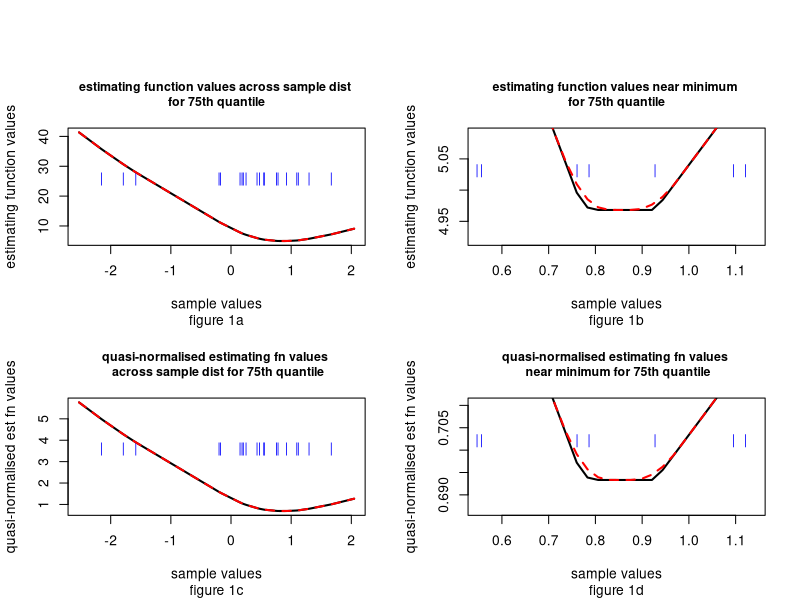
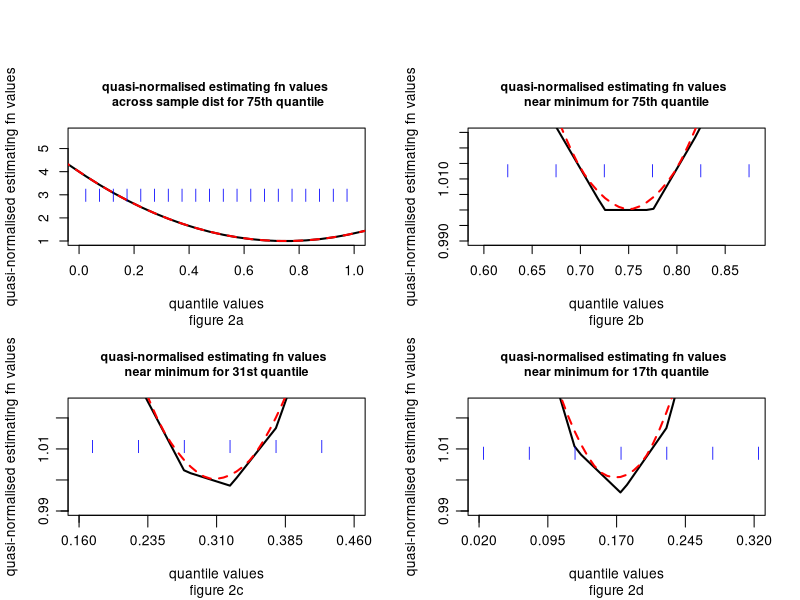
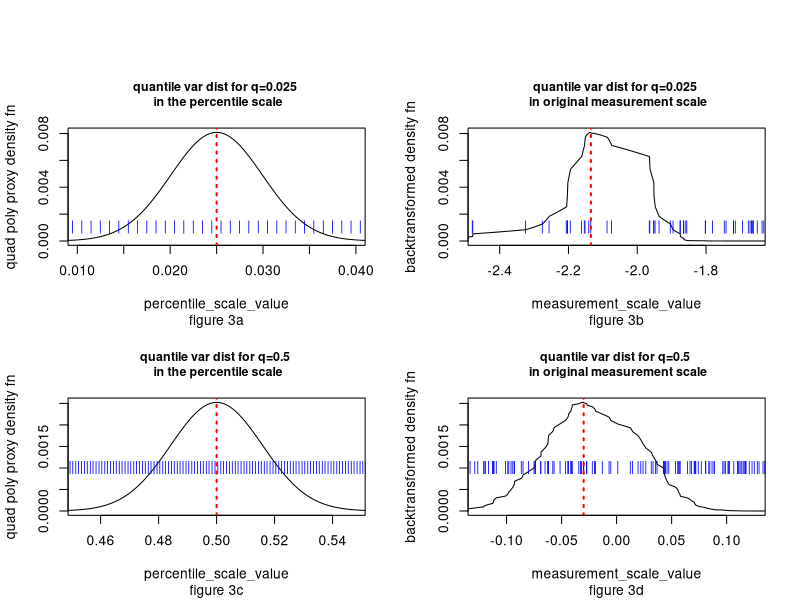

These charts were generated, in order, by the following R code:
## ---- chunk 1
# setwd("d:/courses/research/quantile_regression")
## ---- chunk 2
# setwd("d:/courses/research/quantile_regression")
# define quantile estimating functions

# unnormalised

q_est_fn <- function(theta,x_array,grid_pt) {
  sum(ifelse(x_array >= grid_pt,theta*abs(x_array-grid_pt),(1-theta)*abs(x_array-grid_pt)))
}

# normalised

q_est_fn_norm <- function(theta,x_array,grid_pt) {
  sum(ifelse(x_array >= grid_pt,abs(x_array-grid_pt)/(1-theta),abs(x_array-grid_pt)/theta))/(n_obs*(abs(max(x_array))+abs(min(x_array)))/2)
}

# select suitable grid search span

grid_pts <- function(x_array) {
  min_x <- min(x_array);
  max_x <- max(x_array);
  ext_lgth <- abs(quantile(x_array,.75)-quantile(x_array,.25))
  seq(min_x-0.5*ext_lgth,max_x+0.5*ext_lgth,length.out=10*length(x_array))
  }

# deriving a specific example

# obtain unweighted sample of continuous distribution

set.seed(5923)
x_sample <- rnorm(20,0,1)#seq(0.025,.975,length.out=20)#
n_obs <- length(x_sample)

search_grid <- grid_pts(x_sample)

# set quantile point of interest

q_pt <- 0.75

# setting fine mesh for moving average smoothing estimates

span_obs <- quantile(x_sample,.75)-quantile(x_sample,.25)
pts_local <- seq(-50,50,100/n_obs)*.05*span_obs/40
mov_avgwgt <- c(0.5/n_obs,rep(1/n_obs,n_obs-1),0.5/n_obs) 

# obtain search grid results

# regular function

q_est_fn_results <- 0
q_est_fn_smthresults <- 0
sub_results <- 0

for (i in 1:length(search_grid)) {
  q_est_fn_results[i] <- q_est_fn(q_pt,x_sample,search_grid[i])
  for (j in 1:length(pts_local)) {
    sub_results[j] <- q_est_fn(q_pt,x_sample,search_grid[i]+pts_local[j]);
    }
q_est_fn_smthresults[i] <- sum(mov_avgwgt*sub_results)
  }
  
par(mfrow=c(2,2))
par(fig=c(0,0.5,0.45,0.9))

plot(y=q_est_fn_results,x=search_grid,type="l",lwd=2,xlab="sample values",ylab="estimating function values",main=paste("estimating function values across sample dist","\nfor 75th quantile"),sub="figure 1a",cex.main=0.9)
points(y=rep(quantile(q_est_fn_results,.75),length(x_sample)),x=x_sample,col="blue",pch="|")
lines(y=q_est_fn_smthresults,x=search_grid,col="red",lwd=2,lty=2)

par(fig=c(0.5,1,0.45,0.9), new=TRUE)

plot(y=q_est_fn_results,x=search_grid,type="l",lwd=2,ylim=c(0.99*min(q_est_fn_results),1.025*min(q_est_fn_results)),xlim=c(quantile(x_sample,q_pt-.15),quantile(x_sample,q_pt+.15)),xlab="sample values",ylab="estimating function values",main=paste("estimating function values near minimum","\nfor 75th quantile"),sub="figure 1b",cex.main=0.9)
points(y=rep(1.0125*min(q_est_fn_results),length(x_sample)),x=x_sample,col="blue",pch="|")
lines(y=q_est_fn_smthresults,x=search_grid,col="red",lwd=2,lty=2)



q_est_fn_normsmthresults <- 0
q_est_fn_normresults <- 0
for (i in 1:length(search_grid)) {
  q_est_fn_normresults[i] <- q_est_fn_norm(q_pt,x_sample,search_grid[i])
  for (j in 1:length(pts_local)) {
    sub_results[j] <- q_est_fn_norm(q_pt,x_sample,search_grid[i]+pts_local[j])
#    print(paste(i,j,sub_results[j]))
    }
q_est_fn_normsmthresults[i] <- sum(mov_avgwgt*sub_results)
  }

par(fig=c(0,0.5,0,0.45), new=TRUE)

plot(y=q_est_fn_normresults,x=search_grid,type="l",lwd=2,xlab="sample values",ylab="quasi-normalised est fn values",main=paste("quasi-normalised estimating fn values","\n across sample dist for 75th quantile"),sub="figure 1c",cex.main=0.9)
points(y=rep(quantile(q_est_fn_normresults,.75),length(x_sample)),x=x_sample,col="blue",pch="|")
lines(y=q_est_fn_normsmthresults,x=search_grid,col="red",lty=2,lwd=2)

par(fig=c(0.5,1,0,0.45), new=TRUE)

plot(y=q_est_fn_normresults,x=search_grid,type="l",lwd=2,ylim=c(0.99*min(q_est_fn_normresults),1.025*min(q_est_fn_normresults)),xlim=c(quantile(x_sample,q_pt-.15),quantile(x_sample,q_pt+.15)),xlab="sample values",ylab="quasi-normalised est fn values",main=paste("quasi-normalised estimating fn values","\n near minimum for 75th quantile"),sub="figure 1d",cex.main=0.9)
points(y=rep(1.0125*min(q_est_fn_normresults),length(x_sample)),x=x_sample,col="blue",pch="|")
lines(y=q_est_fn_normsmthresults,x=search_grid,col="red",lwd=2,lty=2)



## ---- chunk 3
# setwd("d:/courses/research/quantile_regression")

# deriving a specific example

# define percentile scale unweighted sample of continuous distribution

set.seed(5923)
x_sample <- seq(0.025,0.975,length.out=20)
n_obs <- length(x_sample)

search_grid <- grid_pts(x_sample)

# set quantile point of interest

q_pt <- 0.75

# setting fine mesh for moving average smoothing estimates

span_obs <- quantile(x_sample,.75)-quantile(x_sample,.25)
pts_local <- seq(-50,50,100/n_obs)*.05*span_obs/40
mov_avgwgt <- c(0.5/n_obs,rep(1/n_obs,n_obs-1),0.5/n_obs) 

# obtain search grid results

q_est_fn_normsmthresults <- 0
q_est_fn_normresults <- 0
for (i in 1:length(search_grid)) {
  q_est_fn_normresults[i] <- q_est_fn_norm(q_pt,x_sample,search_grid[i])
  for (j in 1:length(pts_local)) {
    sub_results[j] <- q_est_fn_norm(q_pt,x_sample,search_grid[i]+pts_local[j])
#    print(paste(i,j,sub_results[j]))
    }
q_est_fn_normsmthresults[i] <- sum(mov_avgwgt*sub_results)
  }

par(mfrow=c(2,2))
par(fig=c(0,0.5,0.45,0.9))

plot(y=q_est_fn_normresults,x=search_grid,type="l",lwd=2,xlim=c(0,1),xlab="quantile values",ylab="quasi-normalised estimating fn values",main=paste("quasi-normalised estimating fn values","\n across sample dist for 75th quantile"),sub="figure 2a",cex.main=0.9)
points(y=rep(quantile(q_est_fn_normresults,.75),length(x_sample)),x=x_sample,col="blue",pch="|")
lines(y=q_est_fn_normsmthresults,x=search_grid,col="red",lty=2,lwd=2)

par(fig=c(0.5,1,0.45,0.9), new=TRUE)

plot(y=q_est_fn_normresults,x=search_grid,type="l",lwd=2,ylim=c(0.99*min(q_est_fn_normresults),1.025*min(q_est_fn_normresults)),xlim=c(quantile(x_sample,q_pt-.15),quantile(x_sample,q_pt+.15)),xlab="quantile values",ylab="quasi-normalised estimating fn values",main=paste("quasi-normalised estimating fn values ","\nnear minimum for 75th quantile"),sub="figure 2b",cex.main=0.9)
points(y=rep(1.0125*min(q_est_fn_normresults),length(x_sample)),x=x_sample,col="blue",pch="|")
lines(y=q_est_fn_normsmthresults,x=search_grid,col="red",lwd=2,lty=2)

# create general function for quasi-normalised function

# obtain search grid results

q_norm <- function(q_pt,x_sample,search_grid,pts_local,mov_avgwgt) {
  q_est_fn_normsmthresults <- 0
q_est_fn_normresults <- 0
for (i in 1:length(search_grid)) {
  q_est_fn_normresults[i] <- q_est_fn_norm(q_pt,x_sample,search_grid[i])
  for (j in 1:length(pts_local)) {
    sub_results[j] <- q_est_fn_norm(q_pt,x_sample,search_grid[i]+pts_local[j])
#    print(paste(i,j,sub_results[j]))
    }
q_est_fn_normsmthresults[i] <- sum(mov_avgwgt*sub_results)
  }

list(cbind(q_est_fn_normresults,q_est_fn_normsmthresults))
}


par(fig=c(0,.5,0,0.45), new=TRUE)

q_pt <- .31
q_norm_31 <- q_norm(q_pt,x_sample,search_grid,pts_local,mov_avgwgt)

output <- as.data.frame(q_norm_31)

plot(y=output[,1],x=search_grid,type="l",lwd=2,ylim=c(0.99,1.025),xlim=c(q_pt-.15,q_pt+.15),xaxt="n",yaxt="n",sub="figure 2c",xlab="quantile values",ylab="quasi-normalised estimating fn values",main=paste("quasi-normalised estimating fn values ","\nnear minimum for 31st quantile"),cex.main=0.9)
axis(1, at=seq(q_pt-.15,q_pt+.15), label=F, tick=T, tck=-.06)
axis(1, at=seq(q_pt-.15,q_pt+.15,length.out=5), tck=-.1)
axis(2, at=seq(0.99,1.025), label=F, tick=T, tck=-.06)
axis(2, at=seq(0.99,1.02,length.out=4), tck=-.1)

points(y=rep(1.0125*min(output[,1]),length(x_sample)),x=x_sample,col="blue",pch="|")
lines(y=output[,2],x=search_grid,col="red",lwd=2,lty=2)

par(fig=c(0.5,1,0,0.45), new=TRUE)

q_pt <- .17
q_norm_17 <- q_norm(q_pt,x_sample,search_grid,pts_local,mov_avgwgt)

output <- as.data.frame(q_norm_17)
plot(y=output[,1],x=search_grid,type="l",lwd=2,ylim=c(0.99,1.025),xlim=c(q_pt-.15,q_pt+.15),xaxt="n",yaxt="n",sub="figure 2d",xlab="quantile values",ylab="quasi-normalised estimating fn values",main=paste("quasi-normalised estimating fn values ","\nnear minimum for 17th quantile"),cex.main=0.9)
axis(1, at=seq(q_pt-.15,q_pt+.15), label=F, tick=T, tck=-.06)
axis(1, at=seq(q_pt-.15,q_pt+.15,length.out=5), tck=-.1)
axis(2, at=seq(0.99,1.025), label=F, tick=T, tck=-.06)
axis(2, at=seq(0.99,1.02,length.out=4), tck=-.1)

points(y=rep(1.0125*min(output[,1]),length(x_sample)),x=x_sample,col="blue",pch="|")
lines(y=output[,2],x=search_grid,col="red",lwd=2,lty=2)


## ---- chunk 4
# setwd("d:/courses/research/quantile_regression")

table_out <- matrix(data=rep(1,44),nrow=11,ncol=4,dimnames=list(c(1:11),c("quantile_pt","sq_coeff","lin_coeff","intercept")))


x_grid <- seq(0,1,length.out=1000)
x_sq <- seq(0,1,length.out=1000)^2
q_pts <- c(.01,.1,.25,1/3,.4,.5,.6,2/3,.75,.9,.99)
for (i in 1:11) {
  

output <- as.data.frame(q_norm(q_pts[i],x_sample,x_grid,pts_local,mov_avgwgt))
#plot(y=output[,2],x=x_grid)
model <- lm(output[,2]~x_grid+x_sq)
out_model <- as.numeric(unlist(model[1]))


table_out[i,] <- c(q_pts[i],out_model[3],out_model[2],out_model[1])

}
table_out



## ---- chunk 5

# setwd("d:/courses/research/variance")
library("quantreg")

# small sample size 1000 
set.seed(971)
samp <- rnorm(1000,0,1)
n_samp <- length(samp)

# quantreg estimates of X distribution values for given $\theta$ values

taus = c(.025,.1,.25,.5,.75,.9,.975)

q_var <- sqrt(taus*(1-taus)/n_samp)


grid_int <- seq(0,1,length.out=10000)
n_grid <- length(grid_int)


n_row <- length(taus)

qr_dat <- matrix(c(1:1*n_row),nrow=n_row,ncol=1,
                           dimnames=list(taus,c("beta0")))
qp_lstd <- matrix(c(1:1*n_row),nrow=n_row,ncol=1,
                           dimnames=list(taus,c("lstd")))
qp_ustd <- matrix(c(1:1*n_row),nrow=n_row,ncol=1,
                           dimnames=list(taus,c("ustd")))
backtrans_std <- matrix(c(1:3*n_row),nrow=n_row,ncol=3,
                           dimnames=list(taus,c("lower_std_dist","upper_std_dist","average_std_value")))
qrboot_dat <- matrix(c(1:4*n_row),nrow=n_row,ncol=4,
                           dimnames=list(taus,c("beta0","std_error","t_value","Pr")))

quad_densfn <- matrix(rep(1,length(taus)*n_grid),nrow=n_grid,ncol=length(taus),dimnames=list(c(1:n_grid),c(1:length(taus))))



for (i in 1:length(taus)) {

  model_fit <- rq((samp)~(1),tau=taus[i],method="fn")
  qr_dat[i,] <- c(summary(model_fit)$coefficients[1])
  qrboot_dat[i,] <- c(summary(model_fit,se="boot")$coefficients[1:4])

  qp_lstd[i] <- taus[i]-q_var[i]
  qp_ustd[i] <- taus[i]+q_var[i]
  taustd <- c(qp_lstd[i],qp_ustd[i])
  
  for (j in 1:n_grid) {
  
  quad_densfn[j,i] <- exp(-(grid_int[j]-taus[i])^2/2/q_var[i]^2)
}

quad_densfn[,i] <- quad_densfn[,i]/sum(quad_densfn[,i])

 
  model_fit_lstd <- summary(rq((samp)~(1),tau=qp_lstd[i],method="fn"))$coefficients[1]
  model_fit_ustd <- summary(rq((samp)~(1),tau=qp_ustd[i],method="fn"))$coefficients[1]
  
  backtrans_std[i,] <- c(model_fit_lstd-qr_dat[i],model_fit_ustd-qr_dat[i],(model_fit_ustd-model_fit_lstd)/2)
  




}

samp_perc <- rep(1,n_samp)/n_samp

samp_perc[1] <- 1/2/n_samp
samp_perc[n_samp] <- 1/2/n_samp

samp_perc_cdf <- samp_perc
for (i in 2:n_samp) {
  samp_perc_cdf[i] <- 1/n_samp+samp_perc_cdf[i-1]
}


#samp_perc
samp_int <- 0
samp_sort <- sort(samp)
count <- 0
for (j in 1:(n_samp-1)) {
  for (i in 0:9) {
    count <- count+1
  samp_int[count] <- samp_sort[j]+i*(samp_sort[j+1]-samp_sort[j])/10
}
}
#samp_int
#length(samp_int)

#length(grid_int)


par(mfrow=c(2,2))
par(fig=c(0,0.5,0.45,0.9))

plot(y=quad_densfn[,1],x=grid_int,xlim=c(max(0,taus[1]-3*sqrt(taus[1]*(1-taus[1])/n_samp)),min(1,taus[1]+3*sqrt(taus[1]*(1-taus[1])/n_samp))),type="l",xlab="percentile_scale_value",ylab="quad poly proxy density fn",main=paste("quantile var dist for q=0.025","\n in the percentile scale"),sub="figure 3a",cex.main=0.9)
points(y=rep(10/n_grid,n_samp),x=samp_perc_cdf,col="blue",pch="|")
abline(v=taus[1],col="red",lwd=2,lty=3)


par(fig=c(0.5,1,0.45,0.9), new=TRUE)
plot(y=quad_densfn[,1][6:9995],x=samp_int,type="l",xlim=c(-2.46,-1.66),xlab="measurement_scale_value",ylab="backtransformed density fn",main=paste("quantile var dist for q=0.025","\n in original measurement scale"),sub="figure 3b",cex.main=0.9)
points(y=rep(10/n_grid,n_samp),x=samp,col="blue",pch="|")
abline(v=qr_dat[1],col="red",lwd=2,lty=3)

par(fig=c(0,0.5,0,0.45), new=TRUE)
plot(y=quad_densfn[,4],x=grid_int,xlim=c(max(0,taus[4]-3*sqrt(taus[4]*(1-taus[4])/n_samp)),min(1,taus[4]+3*sqrt(taus[4]*(1-taus[4])/n_samp))),type="l",xlab="percentile_scale_value",ylab="quad poly proxy density fn",main=paste("quantile var dist for q=0.5","\n in the percentile scale"),sub="figure 3c",cex.main=0.9)
points(y=rep(10/n_grid,n_samp),x=samp_perc_cdf,col="blue",pch="|")
abline(v=taus[4],col="red",lwd=2,lty=3)

par(fig=c(0.5,1,0,0.45), new=TRUE)
plot(y=quad_densfn[,4][6:9995],x=samp_int,type="l",xlim=c(-.125,.125),xlab="measurement_scale_value",ylab="backtransformed density fn",main=paste("quantile var dist for q=0.5","\n in original measurement scale"),sub="figure 3d",cex.main=0.9)
points(y=rep(10/n_grid,n_samp),x=samp,col="blue",pch="|")
abline(v=qr_dat[4],col="red",lwd=2,lty=3)

print("N(0,1) dist - n=1000")
print("quantile regression fit - rq")
qr_dat
print("quantile regression fit - summary.rq(...,se='boot')")
qrboot_dat
print("quadratic polynomial proxy - backtransformation fit") 
backtrans_std

## ---- chunk 6

# setwd("d:/courses/research/variance")
library("quantreg")

# small sample size 1000 
set.seed(731)
samp <- runif(1000,0,1)
n_samp <- length(samp)

# quantreg estimates of X distribution values for given $\theta$ values

taus = c(.025,.1,.25,.5,.75,.9,.975)

q_var <- sqrt(taus*(1-taus)/n_samp)


grid_int <- seq(0,1,length.out=10000)
n_grid <- length(grid_int)


n_row <- length(taus)

qr_dat <- matrix(c(1:1*n_row),nrow=n_row,ncol=1,
                           dimnames=list(taus,c("beta0")))
qp_lstd <- matrix(c(1:1*n_row),nrow=n_row,ncol=1,
                           dimnames=list(taus,c("lstd")))
qp_ustd <- matrix(c(1:1*n_row),nrow=n_row,ncol=1,
                           dimnames=list(taus,c("ustd")))
backtrans_std <- matrix(c(1:3*n_row),nrow=n_row,ncol=3,
                           dimnames=list(taus,c("lower_std_dist","upper_std_dist","average_std_value")))
qrboot_dat <- matrix(c(1:4*n_row),nrow=n_row,ncol=4,
                           dimnames=list(taus,c("beta0","std_error","t_value","Pr")))

quad_densfn <- matrix(rep(1,length(taus)*n_grid),nrow=n_grid,ncol=length(taus),dimnames=list(c(1:n_grid),c(1:length(taus))))



for (i in 1:length(taus)) {

  model_fit <- rq((samp)~(1),tau=taus[i],method="fn")
  qr_dat[i,] <- c(summary(model_fit)$coefficients[1])
  qrboot_dat[i,] <- c(summary(model_fit,se="boot")$coefficients[1:4])

  qp_lstd[i] <- taus[i]-q_var[i]
  qp_ustd[i] <- taus[i]+q_var[i]
  taustd <- c(qp_lstd[i],qp_ustd[i])
  
  for (j in 1:n_grid) {
  
  quad_densfn[j,i] <- exp(-(grid_int[j]-taus[i])^2/q_var[i]^2)
}

quad_densfn[,i] <- quad_densfn[,i]/sum(quad_densfn[,i])*n_grid

 
  model_fit_lstd <- summary(rq((samp)~(1),tau=qp_lstd[i],method="fn"))$coefficients[1]
  model_fit_ustd <- summary(rq((samp)~(1),tau=qp_ustd[i],method="fn"))$coefficients[1]
  
  backtrans_std[i,] <- c(model_fit_lstd-qr_dat[i],model_fit_ustd-qr_dat[i],(model_fit_ustd-model_fit_lstd)/2)
  




}


samp_perc <- rep(1,n_samp)/n_samp

samp_perc[1] <- 1/2/n_samp
samp_perc[n_samp] <- 1/2/n_samp

#samp_perc
samp_int <- 0
samp_sort <- sort(samp)
count <- 0
for (j in 1:(n_samp-1)) {
  for (i in 0:9) {
    count <- count+1
  samp_int[count] <- samp_sort[j]+i*(samp_sort[j+1]-samp_sort[j])/10
}
}
#samp_int
#length(samp_int)

#length(grid_int)


print("unif(0,1) dist - n=1000")
print("quantile regression fit - rq")
qr_dat
print("quantile regression fit - summary.rq(...,se='boot')")
qrboot_dat
print("quadratic polynomial proxy - backtransformation fit") 
backtrans_std

## ---- chunk 7

# setwd("d:/courses/research/variance")

# small sample size random between 300-1000
set.seed(6971)
symmstart <- runif(1,0.001,.0033333)
symmskip <- runif(1,0.001,.0033333)
samp <- seq(symmstart,1,symmskip)
library("quantreg")

# small sample size 415 
n_samp <- length(samp)

# quantreg estimates of X distribution values for given $\theta$ values

taus = c(.025,.1,.25,.5,.75,.9,.975)

q_var <- sqrt(taus*(1-taus)/n_samp)


grid_int <- seq(0,1,length.out=9960)
n_grid <- length(grid_int)


n_row <- length(taus)

qr_dat <- matrix(c(1:1*n_row),nrow=n_row,ncol=1,
                           dimnames=list(taus,c("beta0")))
qp_lstd <- matrix(c(1:1*n_row),nrow=n_row,ncol=1,
                           dimnames=list(taus,c("lstd")))
qp_ustd <- matrix(c(1:1*n_row),nrow=n_row,ncol=1,
                           dimnames=list(taus,c("ustd")))
backtrans_std <- matrix(c(1:3*n_row),nrow=n_row,ncol=3,
                           dimnames=list(taus,c("lower_std_dist","upper_std_dist","average_std_value")))
qrboot_dat <- matrix(c(1:4*n_row),nrow=n_row,ncol=4,
                           dimnames=list(taus,c("beta0","std_error","t_value","Pr")))

quad_densfn <- matrix(rep(1,length(taus)*n_grid),nrow=n_grid,ncol=length(taus),dimnames=list(c(1:n_grid),c(1:length(taus))))



for (i in 1:length(taus)) {

  model_fit <- rq((samp)~(1),tau=taus[i],method="fn")
  qr_dat[i,] <- c(summary(model_fit)$coefficients[1])
  qrboot_dat[i,] <- c(summary(model_fit,se="boot")$coefficients[1:4])

  qp_lstd[i] <- taus[i]-q_var[i]
  qp_ustd[i] <- taus[i]+q_var[i]
  taustd <- c(qp_lstd[i],qp_ustd[i])
  
  for (j in 1:n_grid) {
  
  quad_densfn[j,i] <- exp(-(grid_int[j]-taus[i])^2/q_var[i]^2)
}

quad_densfn[,i] <- quad_densfn[,i]/sum(quad_densfn[,i])*n_grid

 
  model_fit_lstd <- summary(rq((samp)~(1),tau=qp_lstd[i],method="fn"))$coefficients[1]
  model_fit_ustd <- summary(rq((samp)~(1),tau=qp_ustd[i],method="fn"))$coefficients[1]
  
  backtrans_std[i,] <- c(model_fit_lstd-qr_dat[i],model_fit_ustd-qr_dat[i],(model_fit_ustd-model_fit_lstd)/2)
  




}

samp_perc <- rep(1,n_samp)/n_samp

samp_perc[1] <- 1/2/n_samp
samp_perc[n_samp] <- 1/2/n_samp

#samp_perc
samp_int <- 0
samp_sort <- sort(samp)
count <- 0
for (j in 1:(n_samp-1)) {
  for (i in 0:23) {
    count <- count+1
  samp_int[count] <- samp_sort[j]+i*(samp_sort[j+1]-samp_sort[j])/(9960/415)
}
}
#samp_int
#length(samp_int)

#length(grid_int)


print("systematic uniform - n=415")
print("quantile regression fit - rq")
qr_dat
print("quantile regression fit - summary.rq(...,se='boot')")
qrboot_dat
print("quadratic polynomial proxy - backtransformation fit") 
backtrans_std

## ---- chunk 8
# setwd("d:/courses/research/variance")


# small sample size 1000 
set.seed(6971)
samp <- exp(rnorm(1000,0.1,1))
library("quantreg")

n_samp <- length(samp)

# quantreg estimates of X distribution values for given $\theta$ values

taus = c(.025,.1,.25,.5,.75,.9,.975)

q_var <- sqrt(taus*(1-taus)/n_samp)


grid_int <- seq(0,1,length.out=10000)
n_grid <- length(grid_int)


n_row <- length(taus)

qr_dat <- matrix(c(1:1*n_row),nrow=n_row,ncol=1,
                           dimnames=list(taus,c("beta0")))
qp_lstd <- matrix(c(1:1*n_row),nrow=n_row,ncol=1,
                           dimnames=list(taus,c("lstd")))
qp_ustd <- matrix(c(1:1*n_row),nrow=n_row,ncol=1,
                           dimnames=list(taus,c("ustd")))
backtrans_std <- matrix(c(1:3*n_row),nrow=n_row,ncol=3,
                           dimnames=list(taus,c("lower_std_dist","upper_std_dist","average_std_value")))
qrboot_dat <- matrix(c(1:4*n_row),nrow=n_row,ncol=4,
                           dimnames=list(taus,c("beta0","std_error","t_value","Pr")))

quad_densfn <- matrix(rep(1,length(taus)*n_grid),nrow=n_grid,ncol=length(taus),dimnames=list(c(1:n_grid),c(1:length(taus))))



for (i in 1:length(taus)) {

  model_fit <- rq((samp)~(1),tau=taus[i],method="fn")
  qr_dat[i,] <- c(summary(model_fit)$coefficients[1])
  qrboot_dat[i,] <- c(summary(model_fit,se="boot")$coefficients[1:4])

  qp_lstd[i] <- taus[i]-q_var[i]
  qp_ustd[i] <- taus[i]+q_var[i]
  taustd <- c(qp_lstd[i],qp_ustd[i])
  
  for (j in 1:n_grid) {
  
  quad_densfn[j,i] <- exp(-(grid_int[j]-taus[i])^2/q_var[i]^2)
}

quad_densfn[,i] <- quad_densfn[,i]/sum(quad_densfn[,i])*n_grid

 
  model_fit_lstd <- summary(rq((samp)~(1),tau=qp_lstd[i],method="fn"))$coefficients[1]
  model_fit_ustd <- summary(rq((samp)~(1),tau=qp_ustd[i],method="fn"))$coefficients[1]
  
  backtrans_std[i,] <- c(model_fit_lstd-qr_dat[i],model_fit_ustd-qr_dat[i],(model_fit_ustd-model_fit_lstd)/2)
  




}



samp_perc <- rep(1,n_samp)/n_samp

samp_perc[1] <- 1/2/n_samp
samp_perc[n_samp] <- 1/2/n_samp

#samp_perc
samp_int <- 0
samp_sort <- sort(samp)
count <- 0
for (j in 1:(n_samp-1)) {
  for (i in 0:9) {
    count <- count+1
  samp_int[count] <- samp_sort[j]+i*(samp_sort[j+1]-samp_sort[j])/100
}
}
#samp_int
#length(samp_int)

#length(grid_int)


print("log-normal N(0.1,1) dist - n=1000")
print("quantile regression fit - rq")
qr_dat
print("quantile regression fit - summary.rq(...,se='boot')")
qrboot_dat
print("quadratic polynomial proxy - backtransformation fit") 
backtrans_std

## ---- chunk 9
# setwd("d:/courses/research/variance")



# small sample size 1000 
set.seed(719)
waitdur1 <- rnorm(90,55,5.5)
waitdur2 <- rnorm(180,80,6)
samp <- c(waitdur1,waitdur2)
library("quantreg")

# small sample size 270 
n_samp <- length(samp)

# quantreg estimates of X distribution values for given $\theta$ values

taus = c(.025,.1,.25,.5,.75,.9,.975)

q_var <- sqrt(taus*(1-taus)/n_samp)


grid_int <- seq(0,1,length.out=10000)
n_grid <- length(grid_int)


n_row <- length(taus)

qr_dat <- matrix(c(1:1*n_row),nrow=n_row,ncol=1,
                           dimnames=list(taus,c("beta0")))
qp_lstd <- matrix(c(1:1*n_row),nrow=n_row,ncol=1,
                           dimnames=list(taus,c("lstd")))
qp_ustd <- matrix(c(1:1*n_row),nrow=n_row,ncol=1,
                           dimnames=list(taus,c("ustd")))
backtrans_std <- matrix(c(1:3*n_row),nrow=n_row,ncol=3,
                           dimnames=list(taus,c("lower_std_dist","upper_std_dist","average_std_value")))
qrboot_dat <- matrix(c(1:4*n_row),nrow=n_row,ncol=4,
                           dimnames=list(taus,c("beta0","std_error","t_value","Pr")))

quad_densfn <- matrix(rep(1,length(taus)*n_grid),nrow=n_grid,ncol=length(taus),dimnames=list(c(1:n_grid),c(1:length(taus))))



for (i in 1:length(taus)) {

  model_fit <- rq((samp)~(1),tau=taus[i],method="fn")
  qr_dat[i,] <- c(summary(model_fit)$coefficients[1])
  qrboot_dat[i,] <- c(summary(model_fit,se="boot")$coefficients[1:4])

  qp_lstd[i] <- taus[i]-q_var[i]
  qp_ustd[i] <- taus[i]+q_var[i]
  taustd <- c(qp_lstd[i],qp_ustd[i])
  
  for (j in 1:n_grid) {
  
  quad_densfn[j,i] <- exp(-(grid_int[j]-taus[i])^2/q_var[i]^2)
}

quad_densfn[,i] <- quad_densfn[,i]/sum(quad_densfn[,i])*n_grid

 
  model_fit_lstd <- summary(rq((samp)~(1),tau=qp_lstd[i],method="fn"))$coefficients[1]
  model_fit_ustd <- summary(rq((samp)~(1),tau=qp_ustd[i],method="fn"))$coefficients[1]
  
  backtrans_std[i,] <- c(model_fit_lstd-qr_dat[i],model_fit_ustd-qr_dat[i],(model_fit_ustd-model_fit_lstd)/2)
  




}

samp_perc <- rep(1,n_samp)/n_samp

samp_perc[1] <- 1/2/n_samp
samp_perc[n_samp] <- 1/2/n_samp

#samp_perc
samp_int <- 0
samp_sort <- sort(samp)
count <- 0
for (j in 1:(n_samp-1)) {
  for (i in 0:9) {
    count <- count+1
  samp_int[count] <- samp_sort[j]+i*(samp_sort[j+1]-samp_sort[j])/100
}
}
#samp_int
#length(samp_int)

#length(grid_int)


print("bivariate normal $\frac{1}{3}$N(55,5.5)+$\frac{2}{3}$N(80,6) dist - n=270")
print("quantile regression fit - rq")
qr_dat
print("quantile regression fit - summary.rq(...,se='boot')")
qrboot_dat
print("quadratic polynomial proxy - backtransformation fit") 
backtrans_std

